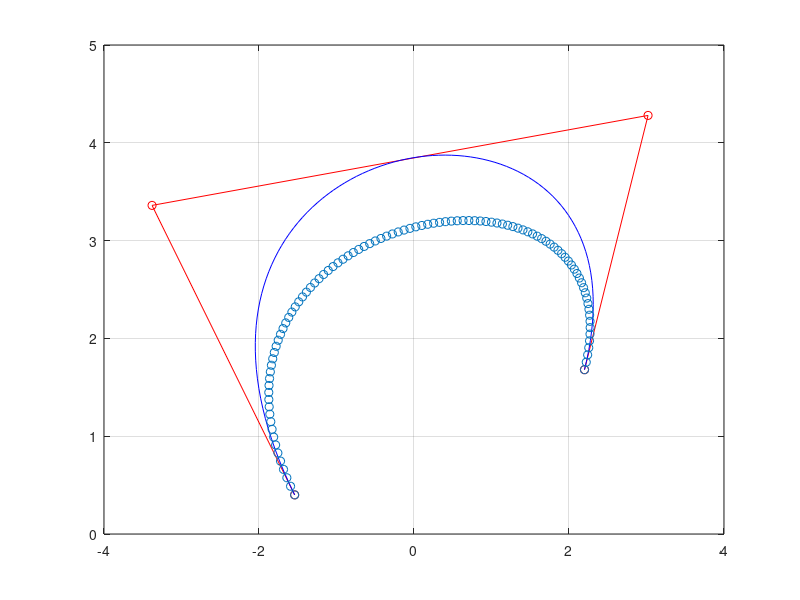

Here is the MATLAB script that generated this plot:
clear 
clc

%definicion de los puntos de control 
P0 = [-1.54 .4];
P1 = [-3.38 3.36];
P2 = [3.02 4.28];
P3 = [2.2 1.68];

V = [ P0' P1' P2' P3'];
figure(1);
plot(V(1,:),V(2,:),'-ro'), grid on 

%definicon de variable t 
t = 0:.01:1; 
%definicion de las funciones 
f0 = (1-2.*t).*(1-t).^2;
f1 = 4.*t.*(1-t).^2;
f2 = 4.*t.^2.*(1-t);
f3 = (2.*t-1).*t.^2; 

x = P0(1)*f0 + P1(1)*f1 + P2(1)*f2 + P3(1)*f3; %curva de bezier componente x 
y = P0(2)*f0 + P1(2)*f1 + P2(2)*f2 + P3(2)*f3; %curva de bezier componente y

hold on 
plot(x,y,'b')

%comparamos con una curva de bezier 
b0 = (1-t).^3;
b1 = nchoosek(3,1)*(1-t).^2.*t;
b2 = nchoosek(3,2)*(1-t).*t.^2;
b3 = nchoosek(3,3)*t.^3;

x1 = P0(1)*b0 + P1(1)*b1 + P2(1)*b2 + P3(1)*b3; %curva de bezier componente x 
y1 = P0(2)*b0 + P1(2)*b1 + P2(2)*b2 + P3(2)*b3; %curva de bezier componente y

hold on 
plot(x1,y1,'o')

